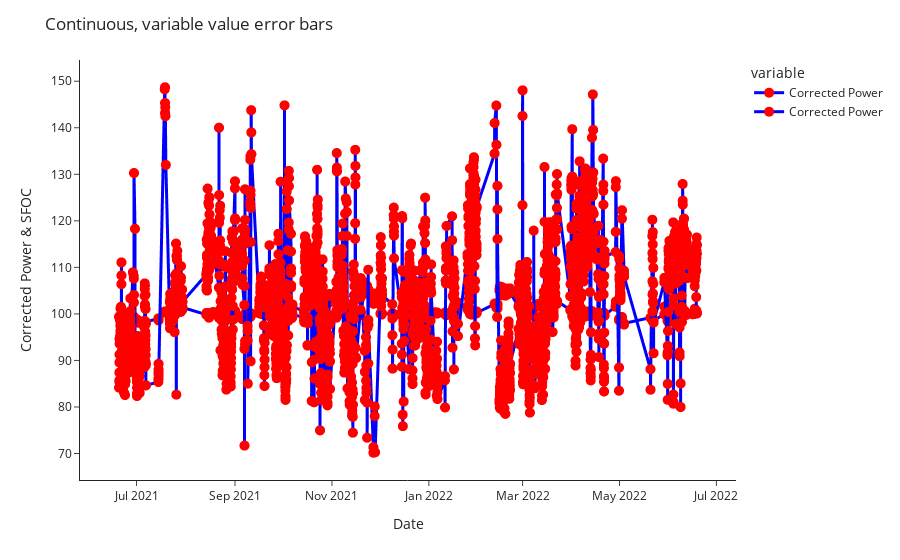

The notebook cell saved with this chart:
### Code cell
import plotly.express as px
import pandas as pd

df = merged_True

fig = px.scatter(df, x='Date', y=['SFOC (%)', 'Corrected Power'])

fig.update_traces(
    name='Corrected Power',
    mode='markers+lines',
    error_y=dict(color='black', width=5, thickness=1),
    marker=dict(color='red', size=10),
    line=dict(color='blue', width=3),
    showlegend=True
)

fig.update_layout(template='simple_white',
    yaxis_title='Corrected Power & SFOC',
    title='Continuous, variable value error bars',
    hovermode="x"
)
 
fig.show()

### Figure 1 — Plotly figure (JSON) as saved in the notebook; plotly's stock layout.template omitted (floating-point values rounded to 4 significant figures; data arrays with more than 128 entries replaced by an {"elided": "..."} marker saying what was removed)
{"data": [{"error_y": {"color": "black", "thickness": 1, "width": 5}, "hovertemplate": "variable=SFOC (%)<br>Date=%{x}<br>value=%{y}<extra></extra>", "legendgroup": "SFOC (%)", "line": {"color": "blue", "width": 3}, "marker": {"color": "red", "size": 10, "symbol": "circle"}, "mode": "markers+lines", "name": "Corrected Power", "showlegend": true, "type": "scattergl", "x": {"elided": "2813 str values"}, "xaxis": "x", "y": {"elided": "2813 float values"}, "yaxis": "y"}, {"error_y": {"color": "black", "thickness": 1, "width": 5}, "hovertemplate": "variable=Corrected Power<br>Date=%{x}<br>value=%{y}<extra></extra>", "legendgroup": "Corrected Power", "line": {"color": "blue", "width": 3}, "marker": {"color": "red", "size": 10, "symbol": "circle"}, "mode": "markers+lines", "name": "Corrected Power", "showlegend": true, "type": "scattergl", "x": {"elided": "2813 str values"}, "xaxis": "x", "y": {"elided": "2813 float values"}, "yaxis": "y"}], "layout": {"hovermode": "x", "legend": {"title": {"text": "variable"}, "tracegroupgap": 0}, "margin": {"t": 60}, "title": {"text": "Continuous, variable value error bars"}, "xaxis": {"anchor": "y", "domain": [0, 1], "title": {"text": "Date"}}, "yaxis": {"anchor": "x", "domain": [0, 1], "title": {"text": "Corrected Power & SFOC"}}}}
